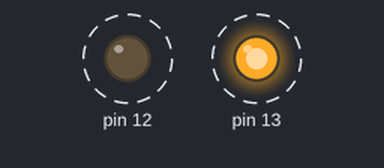
This sketch was run on a simulated Arduino Uno, built with avr-gcc and run on an emulated ATmega328P. Parts: output pins drawn as LEDs (lit = HIGH). Dashed ring = blinking.

Above: at 0.5 s.
Timing chart, 0 to 4.6 s (numbered marks = the images above):
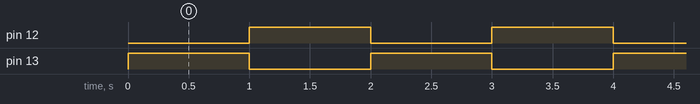

Measured:
- by itself, pin 12, pin 13: alternates HIGH for 1.0 s and LOW for 1.0 s

The sketch:

Programa11.ino
```cpp
void setup(){

 DDRB = 0b00110000; //Configura PB5 (D13) e PB4(D12) como saídas

 }


void loop(){

 PORTB = 0b00100000;

 delay(1000);

 PORTB = 0b00010000;

 delay(1000);

 }
```

Programa02.c
```cpp
#include <stdio.h>


int main(void) {
//Apenas na declaração
char msg[20] = "ola mundo";
printf("Exibindo a mensagem toda de um so vez:%s\n", msg);
//Acessando um caracter de cada vez
int posicao;
for (posicao = 0; posicao < 20 ; posicao++){
printf("Caracter na posicao: %i eh: %c\n", posicao, msg[posicao]);
}
return 0;
}
```

Programa03.c
```cpp
#include <stdio.h>


int main(void) {
//Apenas na declaração
char msg[20] = "ola mundo";
printf("Exibindo a mensagem toda de um so vez:%s lala\n", msg);
//Acessando um caracter de cada vez
int posicao;
for (posicao = 0; posicao < 20 ; posicao++){
printf("Caracter na posicao: %i eh: %c\n", posicao, msg[posicao]);
}


//Forca a string a terminar na posicao 6
msg[6] = '\0';


printf("Exibindo a mensagem toda de um so vez:%s lala\n", msg);
//Acessando um caracter de cada vez
for (posicao = 0; posicao < 20 ; posicao++){
printf("Caracter na posicao: %i eh: %c\n", posicao, msg[posicao]);
}
return 0;
}
```

Programa04.c
```cpp
#include <stdio.h>


int main(void) {
//Apenas na declaração
char msg[20];


int temperatura_calculada = 42;


msg[0] = '4';
msg[1] = '2';
msg[2] = '\0';


printf("%s\n", msg);
return 0;
}
```

Programa05.c
```cpp
#include <stdio.h>
#include <string.h>
int main(void) {
char msg[20];


int temperatura_calculada = 2345;


sprintf( msg, "%i C", temperatura_calculada);


printf("%s\n", msg);
return 0;
}
```

Programa07.c
```cpp
#include <stdio.h>
#include <string.h>
int main(void) {
char msg[20];


//Inicializa a msg como uma string vazia
msg[0] = '\0';
char dado;
do{
//Ler uma letra do teclado
dado = getchar();
printf("Digitado: %c\n", dado);
//Tudo que for digitado que não for enter (\n) vai para dentro da variavel msg
if (dado != '\n'){
sprintf(msg, "%s%c", msg, dado);
}
printf("Valor de msg: %s\n", msg);


}while(dado != 'q');
printf("FIM DIGITACAO!\n");
printf("%s\n", msg);


//Verifica a msg recebida
if(strcmp(msg,"olaq") == 0){
printf("Msg valida!\n");
} else {
printf("Msg invalida recebida!\n");
}
return 0;
}
```

Programa1.c
```cpp
#include <stdio.h>


int main(void) {
//Apenas na declaração
char msg[10] = "ola mundo";
printf("%s\n", msg);
return 0;
}
```

programa06.c
```cpp
#include <stdio.h>
#include <string.h>

int main(void) {
char msg[20];


//Inicializa a msg como uma string vazia
msg[0] = '\0';
char dado;
do{
//Ler uma letra do teclado
dado = getchar();
printf("Digitado: %c\n", dado);
//Tudo que for digitado que não for enter (\n) vai para dentro da variavel msg
if (dado != '\n'){
sprintf(msg, "%s%c", msg, dado);
}
printf("Valor de msg: %s\n", msg);


}while(dado != 'q');
printf("FIM DIGITACAO!\n");
printf("%s\n", msg);
return 0;
}
```
